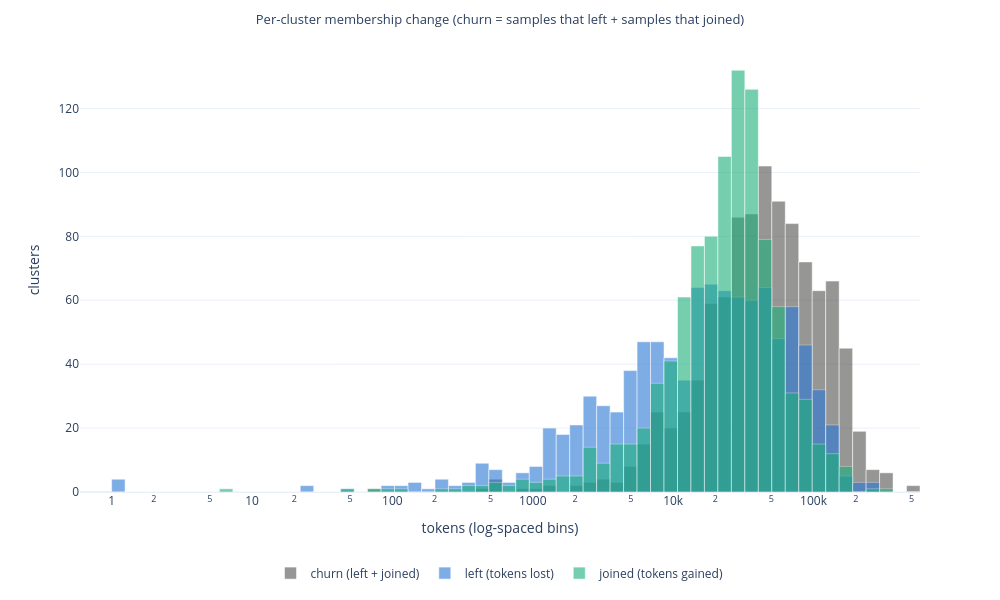
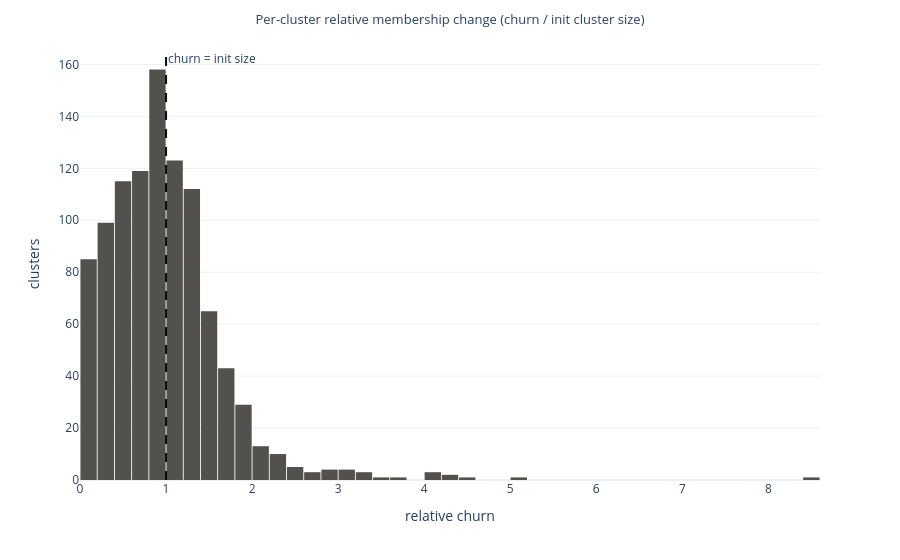
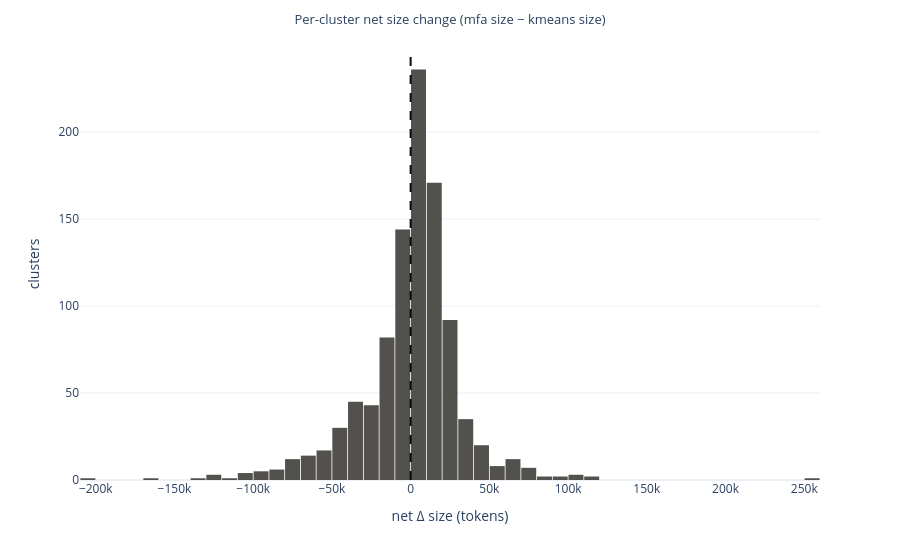

Notebook cell for these charts, in order:
### Markdown cell above
## 4. Distribution of the Membership-Change Delta

Histograms over the K clusters. `churn` is heavy-tailed, so it is shown on a
log-x axis alongside the size-normalized version; `net_delta` shows whether
training grew or shrank each cluster.

### Code cell
if px is not None:
    # px.histogram(log_x=True) bins linearly and only log-scales the axis, which
    # squashes everything into a few invisible bars; bin in log space instead.
    # churn, left and joined share bins so the three profiles are comparable.
    both = np.concatenate([per_cluster[c].to_numpy() for c in ("churn", "left", "joined")])
    both = np.clip(both, 1, None)
    edges = np.logspace(np.log10(both.min()), np.log10(both.max()), 61)
    centers = (edges[:-1] + edges[1:]) / 2
    widths = np.diff(edges)

    fig = go.Figure()
    for col, name, color in [
        ("churn", "churn (left + joined)", COLOR_NEUTRAL),
        ("left", "left (tokens lost)", COLOR_KMEANS),
        ("joined", "joined (tokens gained)", COLOR_MFA),
    ]:
        counts, _ = np.histogram(np.clip(per_cluster[col].to_numpy(), 1, None), bins=edges)
        fig.add_bar(x=centers, y=counts, width=widths, name=name, marker_color=color, opacity=0.6)
    fig.update_xaxes(type="log")
    fig.update_layout(
        title="Per-cluster membership change (churn = samples that left + samples that joined)",
        xaxis_title="tokens (log-spaced bins)",
        yaxis_title="clusters",
        template=PLOT_TEMPLATE,
        barmode="overlay",
        bargap=0.05,
        width=1000,
        height=600,
        legend=dict(orientation="h", yanchor="top", y=-0.15, xanchor="center", x=0.5),
    )
    save_fig(fig, "churn_hist")
    fig.show()

    fig = px.histogram(
        per_cluster,
        x="rel_churn",
        nbins=60,
        title="Per-cluster relative membership change (churn / init cluster size)",
        color_discrete_sequence=[COLOR_NEUTRAL],
        template=PLOT_TEMPLATE,
    )
    fig.add_vline(x=1.0, line_dash="dash", line_color="#0b0b0b",
                  annotation_text="churn = init size", annotation_position="top right")
    fig.update_layout(xaxis_title="relative churn", yaxis_title="clusters", bargap=0.05)
    save_fig(fig, "rel_churn_hist")
    fig.show()

    fig = px.histogram(
        per_cluster,
        x="net_delta",
        nbins=80,
        title="Per-cluster net size change (mfa size − kmeans size)",
        color_discrete_sequence=[COLOR_NEUTRAL],
        template=PLOT_TEMPLATE,
    )
    fig.add_vline(x=0, line_dash="dash", line_color="#0b0b0b")
    fig.update_layout(xaxis_title="net Δ size (tokens)", yaxis_title="clusters", bargap=0.05)
    save_fig(fig, "net_delta_hist")
    fig.show()

### Figure 1 — Plotly figure (JSON) as saved in the notebook; plotly's stock layout.template omitted (floating-point values rounded to 4 significant figures)
{"data": [{"marker": {"color": "#52514e"}, "name": "churn (left + joined)", "opacity": 0.6, "type": "bar", "width": [0.2473, 0.3085, 0.3847, 0.4799, 0.5986, 0.7466, 0.9312, 1.162, 1.449, 1.807, 2.254, 2.811, 3.507, 4.374, 5.456, 6.805, 8.488, 10.59, 13.2, 16.47, 20.54, 25.62, 31.96, 39.86, 49.72, 62.02, 77.36, 96.49, 120.4, 150.1, 187.2, 233.5, 291.3, 363.3, 453.2, 565.3, 705.1, 879.4, 1097.0, 1368.0, 1707.0, 2129.0, 2655.0, 3312.0, 4130.0, 5152.0, 6426.0, 8015.0, 9997.0, 12470.0, 15550.0, 19400.0, 24200.0, 30180.0, 37650.0, 46960.0, 58570.0, 73050.0, 91120.0, 113700.0], "x": [1.124, 1.402, 1.748, 2.18, 2.72, 3.392, 4.231, 5.278, 6.583, 8.211, 10.24, 12.77, 15.93, 19.87, 24.79, 30.92, 38.56, 48.1, 60.0, 74.83, 93.34, 116.4, 145.2, 181.1, 225.9, 281.8, 351.5, 438.4, 546.8, 682.1, 850.7, 1061.0, 1324.0, 1651.0, 2059.0, 2568.0, 3204.0, 3996.0, 4984.0, 6216.0, 7754.0, 9671.0, 12060.0, 15050.0, 18770.0, 23410.0, 29200.0, 36420.0, 45420.0, 56660.0, 70670.0, 88150.0, 109900.0, 137100.0, 171000.0, 213400.0, 266100.0, 331900.0, 414000.0, 516400.0], "y": [0, 0, 0, 0, 0, 0, 0, 0, 0, 0, 0, 0, 0, 0, 0, 0, 0, 0, 0, 1, 0, 0, 0, 0, 0, 0, 0, 1, 4, 0, 1, 1, 2, 0, 2, 3, 4, 3, 8, 15, 25, 20, 25, 35, 59, 61, 86, 87, 102, 91, 84, 72, 63, 66, 45, 19, 7, 6, 0, 2]}, {"marker": {"color": "#2a78d6"}, "name": "left (tokens lost)", "opacity": 0.6, "type": "bar", "width": [0.2473, 0.3085, 0.3847, 0.4799, 0.5986, 0.7466, 0.9312, 1.162, 1.449, 1.807, 2.254, 2.811, 3.507, 4.374, 5.456, 6.805, 8.488, 10.59, 13.2, 16.47, 20.54, 25.62, 31.96, 39.86, 49.72, 62.02, 77.36, 96.49, 120.4, 150.1, 187.2, 233.5, 291.3, 363.3, 453.2, 565.3, 705.1, 879.4, 1097.0, 1368.0, 1707.0, 2129.0, 2655.0, 3312.0, 4130.0, 5152.0, 6426.0, 8015.0, 9997.0, 12470.0, 15550.0, 19400.0, 24200.0, 30180.0, 37650.0, 46960.0, 58570.0, 73050.0, 91120.0, 113700.0], "x": [1.124, 1.402, 1.748, 2.18, 2.72, 3.392, 4.231, 5.278, 6.583, 8.211, 10.24, 12.77, 15.93, 19.87, 24.79, 30.92, 38.56, 48.1, 60.0, 74.83, 93.34, 116.4, 145.2, 181.1, 225.9, 281.8, 351.5, 438.4, 546.8, 682.1, 850.7, 1061.0, 1324.0, 1651.0, 2059.0, 2568.0, 3204.0, 3996.0, 4984.0, 6216.0, 7754.0, 9671.0, 12060.0, 15050.0, 18770.0, 23410.0, 29200.0, 36420.0, 45420.0, 56660.0, 70670.0, 88150.0, 109900.0, 137100.0, 171000.0, 213400.0, 266100.0, 331900.0, 414000.0, 516400.0], "y": [4, 0, 0, 0, 0, 0, 0, 0, 0, 0, 0, 0, 0, 0, 2, 0, 0, 1, 0, 0, 2, 2, 3, 1, 4, 2, 3, 9, 7, 3, 6, 8, 20, 18, 21, 30, 27, 25, 38, 47, 47, 42, 35, 64, 65, 63, 61, 60, 64, 48, 58, 46, 32, 21, 5, 3, 3, 0, 0, 0]}, {"marker": {"color": "#1baf7a"}, "name": "joined (tokens gained)", "opacity": 0.6, "type": "bar", "width": [0.2473, 0.3085, 0.3847, 0.4799, 0.5986, 0.7466, 0.9312, 1.162, 1.449, 1.807, 2.254, 2.811, 3.507, 4.374, 5.456, 6.805, 8.488, 10.59, 13.2, 16.47, 20.54, 25.62, 31.96, 39.86, 49.72, 62.02, 77.36, 96.49, 120.4, 150.1, 187.2, 233.5, 291.3, 363.3, 453.2, 565.3, 705.1, 879.4, 1097.0, 1368.0, 1707.0, 2129.0, 2655.0, 3312.0, 4130.0, 5152.0, 6426.0, 8015.0, 9997.0, 12470.0, 15550.0, 19400.0, 24200.0, 30180.0, 37650.0, 46960.0, 58570.0, 73050.0, 91120.0, 113700.0], "x": [1.124, 1.402, 1.748, 2.18, 2.72, 3.392, 4.231, 5.278, 6.583, 8.211, 10.24, 12.77, 15.93, 19.87, 24.79, 30.92, 38.56, 48.1, 60.0, 74.83, 93.34, 116.4, 145.2, 181.1, 225.9, 281.8, 351.5, 438.4, 546.8, 682.1, 850.7, 1061.0, 1324.0, 1651.0, 2059.0, 2568.0, 3204.0, 3996.0, 4984.0, 6216.0, 7754.0, 9671.0, 12060.0, 15050.0, 18770.0, 23410.0, 29200.0, 36420.0, 45420.0, 56660.0, 70670.0, 88150.0, 109900.0, 137100.0, 171000.0, 213400.0, 266100.0, 331900.0, 414000.0, 516400.0], "y": [0, 0, 0, 0, 0, 0, 0, 0, 1, 0, 0, 0, 0, 0, 0, 0, 0, 1, 0, 1, 1, 1, 0, 0, 1, 1, 2, 2, 3, 2, 4, 3, 4, 5, 5, 14, 9, 15, 15, 20, 34, 41, 61, 77, 80, 105, 132, 126, 79, 58, 31, 29, 15, 12, 8, 0, 1, 1, 0, 0]}], "layout": {"bargap": 0.05, "barmode": "overlay", "height": 600, "legend": {"orientation": "h", "x": 0.5, "xanchor": "center", "y": -0.15, "yanchor": "top"}, "margin": {"t": 48}, "title": {"font": {"size": 13}, "text": "Per-cluster membership change (churn = samples that left + samples that joined)", "x": 0.5}, "width": 1000, "xaxis": {"title": {"text": "tokens (log-spaced bins)"}, "type": "log"}, "yaxis": {"title": {"text": "clusters"}}}}

### Figure 2 — Plotly figure (JSON) as saved in the notebook; plotly's stock layout.template omitted (floating-point values rounded to 4 significant figures; data arrays with more than 128 entries replaced by an {"elided": "..."} marker saying what was removed)
{"data": [{"bingroup": "x", "hovertemplate": "rel_churn=%{x}<br>count=%{y}<extra></extra>", "legendgroup": "", "marker": {"color": "#52514e", "pattern": {"shape": ""}}, "name": "", "nbinsx": 60, "orientation": "v", "showlegend": false, "type": "histogram", "x": {"elided": "1000 float values"}, "xaxis": "x", "yaxis": "y"}], "layout": {"annotations": [{"showarrow": false, "text": "churn = init size", "x": 1.0, "xanchor": "left", "xref": "x", "y": 1, "yanchor": "top", "yref": "y domain"}], "bargap": 0.05, "barmode": "relative", "legend": {"tracegroupgap": 0}, "margin": {"t": 48}, "shapes": [{"line": {"color": "#0b0b0b", "dash": "dash"}, "type": "line", "x0": 1.0, "x1": 1.0, "xref": "x", "y0": 0, "y1": 1, "yref": "y domain"}], "title": {"font": {"size": 13}, "text": "Per-cluster relative membership change (churn / init cluster size)", "x": 0.5}, "xaxis": {"anchor": "y", "domain": [0.0, 1.0], "title": {"text": "relative churn"}}, "yaxis": {"anchor": "x", "domain": [0.0, 1.0], "title": {"text": "clusters"}}}}

### Figure 3 — Plotly figure (JSON) as saved in the notebook; plotly's stock layout.template omitted (floating-point values rounded to 4 significant figures; data arrays with more than 128 entries replaced by an {"elided": "..."} marker saying what was removed)
{"data": [{"bingroup": "x", "hovertemplate": "net_delta=%{x}<br>count=%{y}<extra></extra>", "legendgroup": "", "marker": {"color": "#52514e", "pattern": {"shape": ""}}, "name": "", "nbinsx": 80, "orientation": "v", "showlegend": false, "type": "histogram", "x": {"elided": "1000 int values"}, "xaxis": "x", "yaxis": "y"}], "layout": {"bargap": 0.05, "barmode": "relative", "legend": {"tracegroupgap": 0}, "margin": {"t": 48}, "shapes": [{"line": {"color": "#0b0b0b", "dash": "dash"}, "type": "line", "x0": 0, "x1": 0, "xref": "x", "y0": 0, "y1": 1, "yref": "y domain"}], "title": {"font": {"size": 13}, "text": "Per-cluster net size change (mfa size − kmeans size)", "x": 0.5}, "xaxis": {"anchor": "y", "domain": [0.0, 1.0], "title": {"text": "net Δ size (tokens)"}}, "yaxis": {"anchor": "x", "domain": [0.0, 1.0], "title": {"text": "clusters"}}}}
